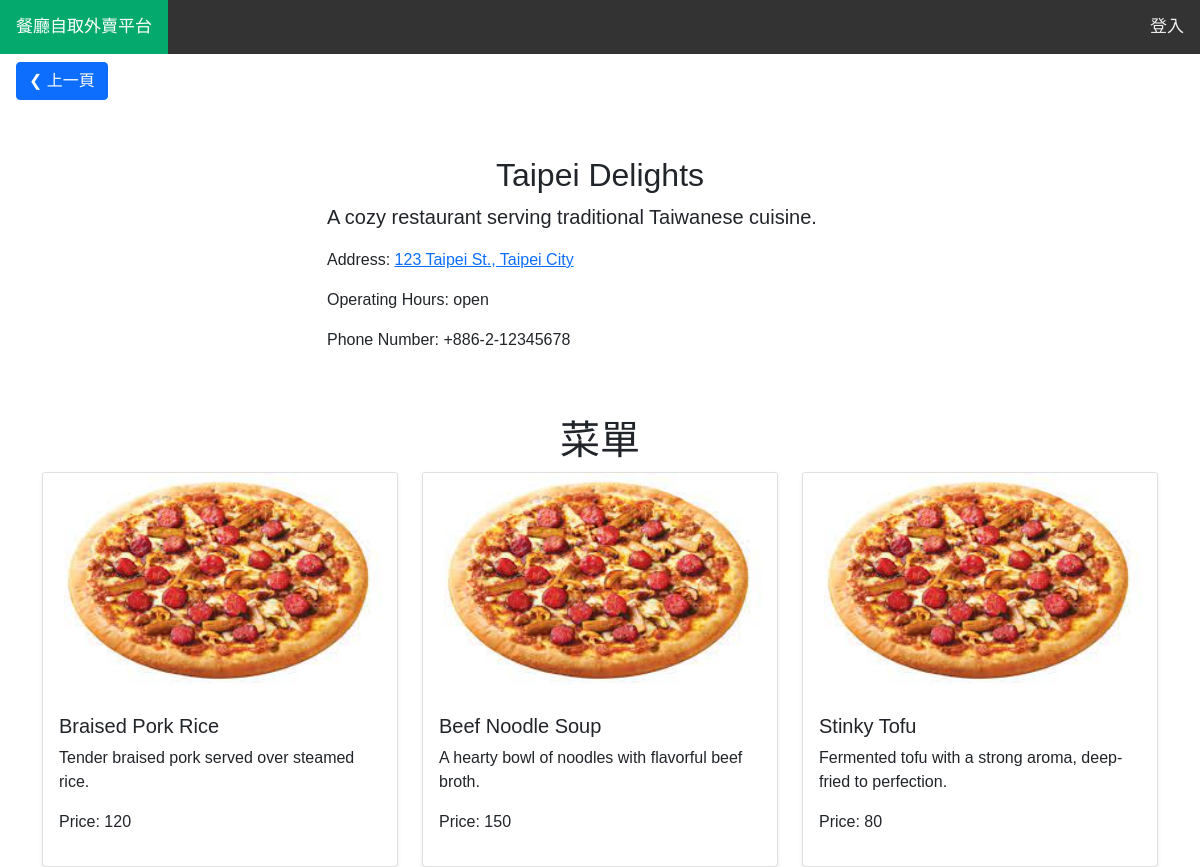
Screenshot of /c_view_menu.php?rest_id=1 with the database file from the repository.
### tables this page shows
CREATE TABLE IF NOT EXISTS `restaurant` (
    `rest_id` INT NOT NULL AUTO_INCREMENT PRIMARY KEY,
    `rest_telp_num` VARCHAR(50),
    `rest_address` VARCHAR(50) NOT NULL,
    `rest_description` VARCHAR(255),
    `rest_open_status` VARCHAR(10) NOT NULL,
    `rest_name` VARCHAR(50) NOT NULL
);

CREATE TABLE IF NOT EXISTS `menu` (
    `menu_id` INT NOT NULL AUTO_INCREMENT PRIMARY KEY,
    `food_name` VARCHAR(50) NOT NULL,
    `food_price` INT NOT NULL,
    `food_description` VARCHAR(255)
);

### c_view_menu.php (the view, shortened to what this page needs)
<?php
include("config.php");
?>
<html>
<head>
    <link href="https://getbootstrap.com/docs/5.0/dist/css/bootstrap.min.css" rel="stylesheet">
</head>
<body>
<div class="topnav">
    <a class="active" href="index.php">餐廳自取外賣平台</a>
    <div class="right">
        <a href="login.php">登入</a>
    </div>
</div>
<div>
    <a href="javascript:history.back()" class="btn btn-primary mx-3 my-2">❮ 上一頁</a>
</div>
<?php
$rest_id = $_GET['rest_id'];
$sql = "SELECT * FROM restaurant WHERE rest_id = '$rest_id'";
$result = $conn->query($sql);
if ($result->num_rows > 0) {
    while ($row = mysqli_fetch_array($result, MYSQLI_ASSOC)) {
        echo '
        <div class="container">
            <div class="row py-5">
                <div class="col-lg-6 mx-auto">
                    <h2 class="text-center">' . $row["rest_name"] . '</h2>
                    <p class="lead text-body-secondary">' . $row["rest_description"] . '</p>
                    <p class="text-body-secondary">Address: <a href="https://www.google.com/maps/search/' . urlencode($row["rest_address"]) . '" target="_blank">' . $row["rest_address"] . '</a></p>
                    <p class="text-body-secondary">Operating Hours: ' . $row["rest_open_status"] . '</p>
                    <p class="text-body-secondary">Phone Number: ' . $row["rest_telp_num"] . '</p>
                </div>
            </div>
        </div>';
    }
} else {
    echo "<p>No results found.</p>";
}
?>
<h1 class="text-center">菜單</h1>
<div class="container">
    <div class="row row-cols-1 row-cols-md-3 g-4">
        <?php
        $sql = "SELECT * FROM menu WHERE menu_id IN (SELECT menu_id FROM restaurant_menu WHERE rest_id = '$rest_id')";
        $result = $conn->query($sql);
        if ($result->num_rows > 0) {
            while ($row = mysqli_fetch_array($result, MYSQLI_ASSOC)) {
                echo '
                <div class="col">
                    <div class="card shadow-sm">
                        <img src="photo/pizza.jpg" class="bd-placeholder-img card-img-top" width="100%" height="225">
                        <div class="card-body">
                            <h5 class="card-title">' . $row["food_name"] . '</h5>
                            <p class="card-text">' . $row["food_description"] . '</p>
                            <p class="card-text">Price: ' . $row["food_price"] . '</p>
                            <div class="d-flex justify-content-between align-items-center">
                            </div>
                        </div>
                    </div>
                </div>';
            }
        } else {
            echo "<p>No results found.</p>";
        }
        ?>
    </div>
</div>
</body>
</html>

### c_view_menu.php (style rules this page uses)
body { margin: 0; font-family: Arial, Helvetica, sans-serif; }
.topnav { overflow: hidden; background-color: #333; }
.topnav a { float: left; color: #f2f2f2; text-align: center; padding: 14px 16px; text-decoration: none; font-size: 17px; }
.topnav a.active { background-color: #04AA6D; color: white; }
.topnav .right { float: right; }

### rows the page displays
restaurant: rest_name "Taipei Delights", rest_description "A cozy restaurant serving traditional Taiwanese cuisine.", rest_address "123 Taipei St., Taipei City", rest_open_status "open", rest_telp_num "+886-2-12345678"
menu: food_name "Braised Pork Rice", food_description "Tender braised pork served over steamed rice.", food_price "120"
menu: food_name "Beef Noodle Soup", food_description "A hearty bowl of noodles with flavorful beef broth.", food_price "150"
menu: food_name "Stinky Tofu", food_description "Fermented tofu with a strong aroma, deep-fried to perfection.", food_price "80"
